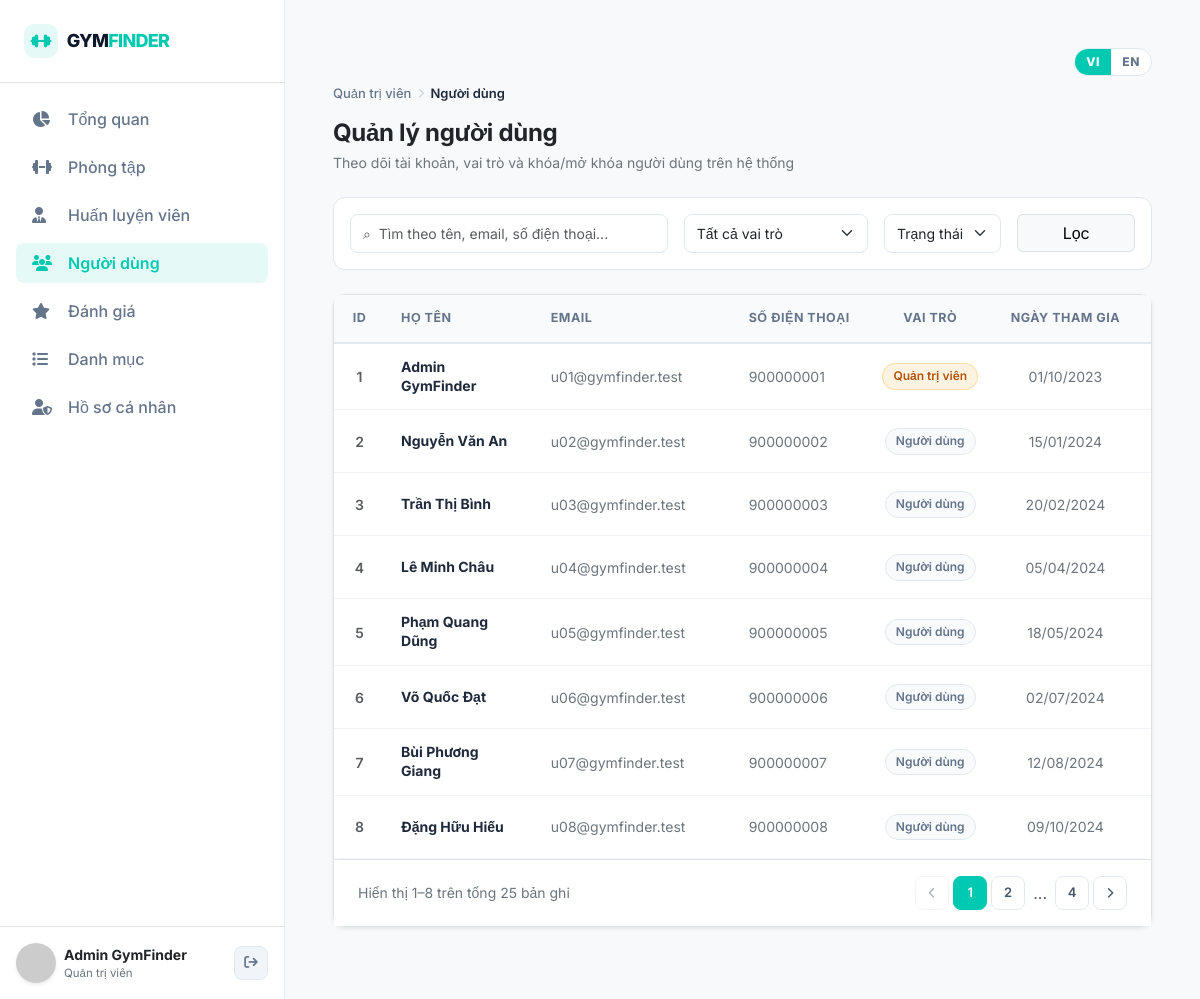
The page /admin/pages/users.php (signed in) on the database its author committed.
### tables this page shows
CREATE TABLE users (
  id            INT UNSIGNED NOT NULL AUTO_INCREMENT,
  full_name     VARCHAR(100) NOT NULL,
  email         VARCHAR(255) NOT NULL,
  phone         VARCHAR(20)  NULL,
  password_hash VARCHAR(255) NOT NULL,
  avatar_url    VARCHAR(255) NULL,
  role          ENUM('user','admin')    NOT NULL DEFAULT 'user',
  status        ENUM('active','locked') NOT NULL DEFAULT 'active',
  last_login_at DATETIME NULL,
  created_at    DATETIME NOT NULL DEFAULT CURRENT_TIMESTAMP,
  updated_at    DATETIME NOT NULL DEFAULT CURRENT_TIMESTAMP ON UPDATE CURRENT_TIMESTAMP,

  PRIMARY KEY (id),
  UNIQUE KEY uq_users_email (email),
  UNIQUE KEY uq_users_phone (phone),
  KEY idx_users_role_status (role, status),

  CONSTRAINT chk_users_phone
    CHECK (phone IS NULL OR phone REGEXP '^\\+?[0-9]{9,14}$')
);

### backend/helpers.php (called while the page is built, shortened)
<?php
function gf_url(string $path = ''): string
{
    $prefix = $GLOBALS['GF_PREFIX'] ?? '';
    return $prefix . ltrim($path, '/');
}
function gf_h(?string $s): string
{
    $text = (string) $s;
    if (function_exists('gf_t')) {
        $text = gf_t($text);
    }
    return htmlspecialchars($text, ENT_QUOTES | ENT_SUBSTITUTE, 'UTF-8');
}
function gf_iso(?string $dt): ?string
{
    if ($dt === null || $dt === '') {
        return null;
    }
    $dt = str_replace(' ', 'T', $dt);
    if (!preg_match('/Z$|[+-]\d{2}:\d{2}$/', $dt)) {
        $dt .= 'Z';
    }
    return $dt;
}
function gf_resolve_image_url(?string $url): ?string
{
    if ($url === null) {
        return null;
    }
    $url = trim($url);
    if (!preg_match('#^/?uploads/([A-Za-z0-9._-]+\.(?:jpg|jpeg|png|webp))$#i', $url, $m)) {
        return null;
    }
    $filename = $m[1];
    return gf_url('uploads/' . $filename);
}
function gf_avatar_fallback(string $name = 'User'): string
{
    $clean = trim($name) !== '' ? trim($name) : 'User';
    return 'https://ui-avatars.com/api/?name=' . urlencode($clean) . '&background=00c9b1&color=fff';
}
function gf_avatar(?string $url, int $id = 0, string $name = 'User'): string
{
    $resolved = gf_resolve_image_url($url);
    return gf_avatar_fallback($name);
}
function gf_role_label(?string $role): string
{
    return match ($role) {
        'admin' => 'Quản trị viên',
        default => 'Người dùng',
    };
}
function gf_logo(string $variant = 'header', ?string $href = null, string $extraClass = '', bool $asLink = true): string
{
    $logoVariant = $variant;
    $logoHref = $href;
    $logoClass = $extraClass;
    $logoAsLink = $asLink;
    require dirname(__DIR__) . '/includes/logo.php';
    return ob_get_clean() ?: '';
}

### backend/db.php (called while the page is built, shortened)
<?php
function gf_pdo(): PDO
{
    return $GLOBALS['GF_PDO'];
}

### backend/auth.php (called while the page is built, shortened)
<?php
function gf_current_user(): ?array
{
    $id = $_SESSION['user_id'] ?? null;
    $st = gf_pdo()->prepare('SELECT id, full_name, email, phone, avatar_url, role, status, created_at, updated_at FROM users WHERE id = ?');
    $st->execute([(int) $id]);
    $user = $st->fetch() ?: null;
    return $user ?: null;
}
function gf_require_login(?string $redirect = null): array
{
    $user = gf_current_user();
    return $user;
}
function gf_require_admin(): array
{
    $user = gf_require_login(gf_url('admin/pages/dashboard.php'));
    return $user;
}

### backend/resources/common.php (called while the page is built, shortened)
<?php
function gf_api_page_limit(array $q): array
{
    $details  = [];
    $pageRaw  = $q['page']  ?? '1';
    $limitRaw = $q['limit'] ?? '20';
    return ['page' => (int) $pageRaw, 'limit' => (int) $limitRaw];
}

### backend/resources/admin_user_resource.php (called while the page is built, shortened)
<?php
function gf_admin_users_paged(array $q): array
{
    $pageLimit = gf_api_page_limit($q);
    $page  = $pageLimit['page'];
    $limit = $pageLimit['limit'];
    $where  = ['1=1'];
    $params = [];
    $kw = trim((string) ($q['q'] ?? ''));
    $status = (string) ($q['status'] ?? '');
    $role = (string) ($q['role'] ?? '');
    $sort  = (string) ($q['sort'] ?? 'newest');
    $order = match ($sort) {
        'oldest'    => 'id ASC',
        'name_asc'  => 'full_name ASC, id DESC',
        'name_desc' => 'full_name DESC, id DESC',
        'newest'    => 'id DESC',
        default     => gf_api_error('VALIDATION_ERROR', 'sort không hợp lệ.', 422, ['sort' => 'newest|oldest|name_asc|name_desc']),
    };
    $wSql = implode(' AND ', $where);
    $cSt  = gf_pdo()->prepare("SELECT COUNT(*) FROM users WHERE {$wSql}");
    $cSt->execute($params);
    $total = (int) $cSt->fetchColumn();
    $offset = ($page - 1) * $limit;
    $st     = gf_pdo()->prepare("SELECT * FROM users WHERE {$wSql} ORDER BY {$order} LIMIT {$limit} OFFSET {$offset}");
    $st->execute($params);
    $items = [];
    foreach ($st->fetchAll() as $u) {
        $items[] = [
            'id'           => (int) $u['id'],
            'full_name'    => $u['full_name'],
            'email'        => $u['email'],
            'phone'        => $u['phone'],
            'avatar_url'   => $u['avatar_url'],
            'role'         => $u['role'],
            'status'       => $u['status'],
            'last_login_at'=> gf_iso($u['last_login_at']),
            'created_at'   => gf_iso($u['created_at']),
        ];
    }
    return ['items' => $items, 'page' => $page, 'limit' => $limit, 'total' => $total];
}

### admin/pages/users.php (the view, shortened to what this page needs)
<?php
require_once dirname(__DIR__, 2) . '/backend/bootstrap.php';
require_once dirname(__DIR__) . '/components/table.php';
$userPage = max(1, (int)($_GET['page'] ?? 1));
$userLimit = 8;
$userFilters = [
    'limit'  => $userLimit,
    'page'   => $userPage,
    'sort'   => 'oldest',
    'q'      => $_GET['q'] ?? '',
    'role'   => $_GET['role'] ?? '',
    'status' => $_GET['status'] ?? '',
];
$userResult = gf_admin_users_paged($userFilters);
$rows = $userResult['items'];
$adminActive = 'users';
require dirname(__DIR__, 2) . '/includes/layout_head.php';
require dirname(__DIR__, 2) . '/includes/admin_layout.php';
?>
<div class="mb-4">
    <h2 class="fw-bold mb-1 text-dark" style="font-size: 24px; letter-spacing: -0.3px;"><?= gf_h(gf_t('Quản lý người dùng')) ?></h2>
    <p class="text-secondary mb-0 small"><?= gf_h(gf_t('Theo dõi tài khoản, vai trò và khóa/mở khóa người dùng trên hệ thống')) ?></p>
</div>
<form method="get" class="admin-card p-3 mb-4"><div class="row g-3"><div class="col-md-5"><input class="form-control admin-input" name="q" value="<?= gf_h($_GET['q']??'') ?>" placeholder="<?= gf_h(gf_t('⌕  Tìm theo tên, email, số điện thoại...')) ?>"></div><div class="col-md-3"><select class="form-select admin-input" name="role"><option value=""><?= gf_h(gf_t('Tất cả vai trò')) ?></option></select></div><div class="col-md-2"><select class="form-select admin-input" name="status"><option value=""><?= gf_h(gf_t('Trạng thái')) ?></option></select></div><div class="col-md-2"><button class="btn btn-light border w-100"><?= gf_h(gf_t('Lọc')) ?></button></div></div></form>
<?php foreach ($rows as $r): ?>
<tr>
    <td class="text-center text-muted fw-semibold"><?= (int)$r['id'] ?></td>
    <td><span class="admin-cell-title"><?= gf_h($r['full_name']) ?></span></td>
    <td><span class="text-secondary"><?= gf_h($r['email']) ?></span></td>
    <td><span class="text-secondary text-nowrap"><?= gf_h($r['phone']??'—') ?></span></td>
    <td class="text-center"><span class="admin-badge <?= $r['role']==='admin'?'badge-warning':'badge-neutral' ?>"><?= gf_h(gf_role_label($r['role']??'')) ?></span></td>
    <td class="text-center text-secondary text-nowrap"><?= gf_h(date('d/m/Y',strtotime($r['created_at']??'now'))) ?></td>
    <td class="text-center"><span class="admin-badge <?= $r['status']==='active'?'badge-success':'badge-danger' ?>"><?= gf_h(gf_t($r['status']==='active'?'Hoạt động':'Bị khóa')) ?></span></td>
</tr>
<?php endforeach; ?>
</main></div>
</body></html>

### includes/admin_layout.php (shortened to what this page needs)
<?php
$adminActive = $adminActive ?? 'dashboard';
$adminUser = gf_require_admin();
$adminDashboardUrl = gf_url('admin/pages/dashboard.php');
$adminBreadcrumbMap = [
    'dashboard' => gf_t('Tổng quan'),
    'gyms' => gf_t('Phòng tập'),
    'trainers' => gf_t('Huấn luyện viên'),
    'users' => gf_t('Người dùng'),
    'reviews' => gf_t('Đánh giá'),
    'categories' => gf_t('Danh mục'),
    'profile' => gf_t('Hồ sơ cá nhân'),
];
$adminBreadcrumbCurrent = $adminBreadcrumbMap[$adminActive] ?? gf_t('Tổng quan');
function gf_admin_nav(string $key, string $href, string $icon, string $label, string $active): void
{
    $cls = $key === $active ? ' active bg-primary-light text-primary' : '';
    echo '<li class="nav-item"><a class="nav-link rounded-3 px-3 py-2 mb-1' . $cls . '" href="' . gf_h(gf_url($href)) . '"><i class="fa-solid ' . $icon . ' me-3" style="width:20px;"></i>' . gf_h($label) . '</a></li>';
}
?>
<div class="d-flex admin-shell">
<aside class="sidebar d-flex flex-column" id="sidebar" aria-label="<?= gf_h(gf_t('Menu quản trị')) ?>">
    <div class="p-4 border-bottom d-flex align-items-center justify-content-between gap-2">
        <?= gf_logo('admin', $adminDashboardUrl, 'admin-brand') ?>
    </div>
    <div class="p-3 flex-grow-1 overflow-auto">
        <ul class="nav flex-column gap-1">
            <?php
            gf_admin_nav('dashboard', 'admin/pages/dashboard.php', 'fa-chart-pie', gf_t('Tổng quan'), $adminActive);
            ?>
        </ul>
    </div>
    <div class="p-3 border-top mt-auto">
        <div class="d-flex align-items-center gap-2">
            <a href="<?= gf_h(gf_url('admin/pages/profile.php')) ?>" class="d-flex align-items-center gap-2 text-decoration-none min-w-0 flex-grow-1 text-dark" title="<?= gf_h(gf_t('Xem và sửa hồ sơ quản trị')) ?>">
                <img src="<?= gf_h(gf_avatar($adminUser['avatar_url'] ?? null, !empty($adminUser['avatar_url']) ? (int) $adminUser['id'] : 0, $adminUser['full_name'])) ?>" class="rounded-circle shadow-sm" style="width:40px;height:40px;object-fit:cover;aspect-ratio:1/1;flex:0 0 40px;" alt="<?= gf_h($adminUser['full_name']) ?>" onerror="this.onerror=null;this.src='<?= gf_h(gf_avatar_fallback($adminUser['full_name'])) ?>';">
                <div class="min-w-0 text-truncate"><div class="fw-bold small text-truncate"><?= gf_h($adminUser['full_name']) ?></div><div class="text-secondary" style="font-size:11.5px;"><?= gf_h(gf_t('Quản trị viên')) ?></div></div>
            </a>
            <form method="post" action="<?= gf_h(gf_url('pages/auth/logout.php')) ?>" class="ms-auto"><?= gf_csrf_field() ?><button class="btn btn-action btn-action-view" title="<?= gf_h(gf_t('Đăng xuất')) ?>"><i class="fa-solid fa-arrow-right-from-bracket"></i></button></form>
        </div>
    </div>
</aside>
<main class="main-content flex-grow-1 p-4 p-md-5 bg-light" style="min-width:0;">
    <div class="d-flex justify-content-end mb-2"><?= gf_lang_switch_html() ?></div>
    <nav class="admin-breadcrumb" aria-label="Breadcrumb">
        <ol class="admin-breadcrumb-list">
            <li class="admin-breadcrumb-item">
                <a href="<?= gf_h($adminDashboardUrl) ?>" class="admin-breadcrumb-link"><?= gf_h(gf_t('Quản trị viên')) ?></a>
            </li>
            <li class="admin-breadcrumb-sep" aria-hidden="true"><i class="fa-solid fa-chevron-right"></i></li>
            <li class="admin-breadcrumb-item">
                <span class="admin-breadcrumb-current" aria-current="page"><?= gf_h($adminBreadcrumbCurrent) ?></span>
            </li>
        </ol>
    </nav>

### assets/css/style.css (style rules this page uses)
:root { --primary-color: #00c9b1; --primary-dark: #00a894; --primary-light: #e6f9f7; --text-dark: #111827; --text-gray: #6b7280; --bg-light: #f9fafb; --border-color: #f3f4f6; --font-sans: 'Inter', system-ui, -apple-system, BlinkMacSystemFont, 'Segoe UI', Roboto, sans-serif; --bs-body-font-family: var(--font-sans); --bs-font-sans-serif: var(--font-sans); --bs-btn-font-family: var(--font-sans); }
html { overflow-x: clip; }
body { font-family: var(--font-sans); color: var(--text-dark); background-color: #ffffff; overflow-x: clip; }
.text-primary { color: var(--primary-color) !important; }
.bg-primary-light { background-color: var(--primary-light) !important; }

### admin/assets/admin.css (style rules this page uses)
:root { --primary-color: #00c9b1; --primary-hover: #00b39d; --primary-light: rgba(0, 201, 177, 0.1); --secondary-color: #64748b; --dark-color: #1e293b; --light-bg: #f8fafc; --border-color: #e2e8f0; --success-color: #10b981; --warning-color: #f59e0b; --danger-color: #ef4444; }
body { background-color: var(--light-bg); color: var(--dark-color); font-family: 'Inter', sans-serif; }
.admin-shell { min-height: 100vh; }
.sidebar { min-height: 100vh; width: 285px; min-width: 285px; flex: 0 0 285px; background-color: #ffffff; border-right: 1px solid var(--border-color); transition: left 0.3s ease, box-shadow 0.3s ease; z-index: 1050; }
.main-content { flex: 1; min-width: 0; max-width: 100%; overflow-x: hidden; transition: all 0.3s ease; }
.admin-shell { max-width: 100%; overflow-x: hidden; }
.admin-breadcrumb { margin-bottom: 1rem; }
.admin-breadcrumb-list { display: flex; flex-wrap: wrap; align-items: center; gap: 0.4rem; list-style: none; margin: 0; padding: 0; font-size: 13px; font-weight: 500; }
.admin-breadcrumb-sep { color: #cbd5e1; font-size: 10px; line-height: 1; }
.admin-breadcrumb-link { color: var(--secondary-color); text-decoration: none; transition: color 0.15s ease; }
.admin-breadcrumb-current { color: var(--dark-color); font-weight: 600; }
.nav-link { color: var(--secondary-color); font-weight: 500; font-size: 16px; white-space: nowrap; transition: all 0.2s ease; }
.sidebar .nav-link i { flex: 0 0 20px; }
.nav-link.active { background-color: var(--primary-light); color: var(--primary-color) !important; font-weight: 600; }
.admin-card { background: #fff; border-radius: 12px; border: 1px solid var(--border-color); box-shadow: 0 1px 3px rgba(0,0,0,0.02); }
.admin-table td { padding: 16px; vertical-align: middle; border-bottom: 1px solid var(--border-color); color: var(--dark-color); font-size: 14px; }
.admin-table td, .admin-common-table td { padding: 14px 16px; vertical-align: middle; border-bottom: 1px solid #f1f5f9; color: var(--dark-color, #1e293b); font-size: 14px; overflow: hidden; overflow-wrap: normal; word-break: normal; }
.admin-table tbody tr, .admin-common-table tbody tr { transition: background-color 0.15s ease; }
.admin-cell-title { font-weight: 700; color: #1e293b; font-size: 14px; line-height: 1.35; display: block; overflow-wrap: break-word; word-break: normal; }
.btn-action { width: 34px; height: 34px; padding: 0; display: inline-flex; align-items: center; justify-content: center; border-radius: 8px; font-size: 13.5px; transition: all 0.2s ease; border: 1px solid transparent; }
.btn-action-view { color: #64748b; background: #f1f5f9; border-color: #e2e8f0; }
.admin-badge { display: inline-flex; align-items: center; justify-content: center; padding: 4px 10px; border-radius: 20px; font-size: 12px; font-weight: 600; line-height: 1.35; white-space: nowrap; border: 1px solid transparent; }
.admin-badge.badge-warning { background: rgba(245, 158, 11, 0.12); color: #b45309; border-color: rgba(245, 158, 11, 0.28); }
.admin-badge.badge-neutral { background: var(--light-bg); color: var(--secondary-color); border-color: var(--border-color); }
.admin-input { border-radius: 8px; border: 1px solid var(--border-color); padding: 8px 12px; font-size: 14px; }

### rows shown on the page
users: full_name "Admin GymFinder"
users: id "2", full_name "Nguyễn Văn An", email "u02@gymfinder.test", phone "900000002", role "Người dùng", created_at "15/01/2024"
users: id "3", full_name "Trần Thị Bình", email "u03@gymfinder.test", phone "900000003", role "Người dùng", created_at "20/02/2024"
users: id "4", full_name "Lê Minh Châu", email "u04@gymfinder.test", phone "900000004", role "Người dùng", created_at "05/04/2024"
users: id "5", full_name "Phạm Quang Dũng", email "u05@gymfinder.test", phone "900000005", role "Người dùng", created_at "18/05/2024"
users: id "6", full_name "Võ Quốc Đạt", email "u06@gymfinder.test", phone "900000006", role "Người dùng", created_at "02/07/2024"
users: id "7", full_name "Bùi Phương Giang", email "u07@gymfinder.test", phone "900000007", role "Người dùng", created_at "12/08/2024"
users: id "8", full_name "Đặng Hữu Hiếu", email "u08@gymfinder.test", phone "900000008", role "Người dùng", created_at "09/10/2024"

### other values the page prints
gf_h($label) "Tổng quan Phòng tập Huấn luyện viên Người dùng Đánh giá Danh mục Hồ sơ cá nhân"
gf_h(gf_t('Quản trị viên')) "Quản trị viên"
gf_h($adminBreadcrumbCurrent) "Người dùng"
gf_h(gf_t('Quản lý người dùng')) "Quản lý người dùng"
gf_h(gf_t('Lọc')) "Lọc"
gf_h(gf_t((string) ($col['label'] ?? ''))) "ID"
gf_h(gf_t((string) ($col['label'] ?? ''))) "HỌ TÊN"
gf_h(gf_t((string) ($col['label'] ?? ''))) "EMAIL"
gf_h(gf_t((string) ($col['label'] ?? ''))) "SỐ ĐIỆN THOẠI"
gf_h(gf_t((string) ($col['label'] ?? ''))) "VAI TRÒ"
gf_h(gf_t((string) ($col['label'] ?? ''))) "NGÀY THAM GIA"
$r['id'] "1"
gf_h($r['full_name']) "Admin GymFinder"
gf_h($r['email']) "u01@gymfinder.test"
gf_h($r['phone']??'—') "900000001"
